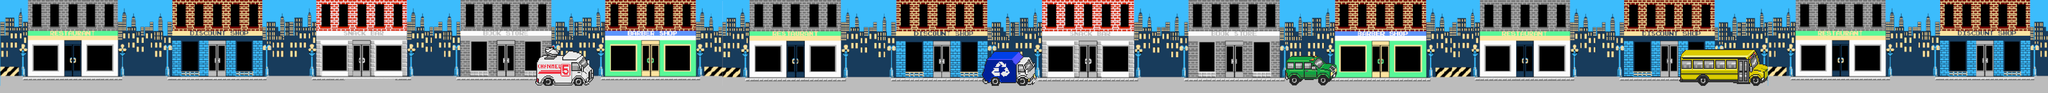

A 2D game scene composited from a Tiled map and its tileset images. What follows is a short description and the map's XML, with each tile layer's data collapsed to a summary:
An orthogonal 285x13 tile map with 16x16 px tiles, 2 tile layers (fundo, graficos) and 2 objects.

<map version="1.5" tiledversion="1.7.2" orientation="orthogonal" renderorder="right-down" width="285" height="13" tilewidth="16" tileheight="16" infinite="0" nextlayerid="5" nextobjectid="7">
 <tileset firstgid="1" source="street-map-2.tsx" />
 <layer id="1" name="fundo" width="285" height="13">
  <data>[3705 cells, 3705 non-empty, 1 distinct tile ids]</data>
 </layer>
 <layer id="2" name="graficos" width="285" height="13">
  <data>[3705 cells, 3705 non-empty, 2945 distinct tile ids]</data>
 </layer>
 <objectgroup id="3" name="solid">
  <object id="5" x="207.333" y="-8.33333" height="216" />
  <object id="6" x="0.833333" y="198.5" width="4558.83" height="9.5" />
 </objectgroup>
</map>